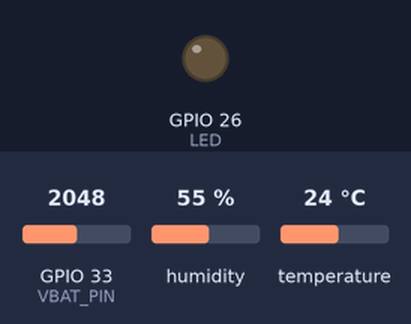
A program run on a simulated ESP32. On the bench: output pins drawn as LEDs (lit = HIGH). Inputs (shaded band) come from the test bench; at power-on: GPIO 33 (VBAT_PIN) = 2048, humidity 55 %, temperature 24 °C. Random numbers use the default seed unless the program sets one; no radio packets arrive unless stated. At 58.0 s the program restarts the board; the recording ends there.

Above: at 0.0 s.
At 6.9 s:
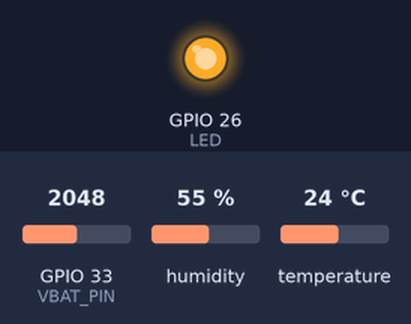
Timing chart, 0 to 8.6 s (numbered marks = the images above):
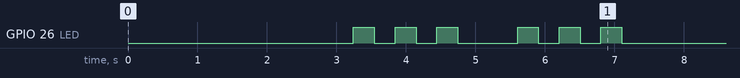

The program:

main.cpp
```cpp
#include <ArduinoJson.h>
#include <LoRa.h>
#include <Adafruit_AHTX0.h>
Adafruit_AHTX0 aht;
Adafruit_Sensor *aht_humidity, *aht_temp;
#define LED 26
#define ss 5
#define rst 4
#define dio0 34
#define VBAT_PIN 33
#define BATTV_MAX 4.2
#define BATTV_MIN 3.2
#define BATTV_LOW 3.4
float battpc;
String enddeviceslist[] = {"Node1"};
int waittime = 1000;
const int enddevices_num = sizeof(enddeviceslist) / sizeof(enddeviceslist[0]);
int node = 0;
RTC_DATA_ATTR int SyncWord;
RTC_DATA_ATTR int TxPower;
RTC_DATA_ATTR long freq;
RTC_DATA_ATTR double interval;
RTC_DATA_ATTR int spreadingFactor;
RTC_DATA_ATTR long signalBandwidth;
int defaultSyncWord = 0xF1;
int defaultTxPower = 20;
long defaultfreq = 923E6;
double defaultinterval = 0.1;
int defaultSpreadingFactor = 9;
long defaultSignalBandwidth = 125E3;
int indexs = 0;
#define user "user2"
#define timeout 50000
float readBatteryVoltage()
{
  float totalVoltage = 0.0;
  for (int i = 0; i < 10000; i++)
  {
    totalVoltage += ((float)analogRead(VBAT_PIN) / 4095) * 3.3 * 2 * 1.055;
  }
  float averageVoltage = totalVoltage / 10000.0;
  return averageVoltage;
}
String createJsonString(String Nodename, float tempfl, float humifl, float battpc)
{
  StaticJsonDocument<512> doc;
  int randomPacketID = random(99999, 1000000);
  doc["NodeName"] = Nodename;
  doc["User"] = user;
  doc["PacketID"] = randomPacketID;
  doc["Temperature"] = round(tempfl * 100.00) / 100.00;
  doc["Humidity"] = round(humifl * 100.00) / 100.00;
  doc["BatLvl"] = round(battpc * 100.00) / 100.00;
  String jsonString;
  serializeJson(doc, jsonString);
  return jsonString;
}
void sleep(float sec)
{
  double min_d = sec / 60;
  esp_sleep_enable_timer_wakeup((interval - min_d) * 60 * 1000000);
  esp_deep_sleep_start();
}
void blinkLED(int numBlinks, int blinkDuration = 500)
{
  for (int i = 0; i < numBlinks; i++)
  {
    digitalWrite(LED, HIGH);
    delay(blinkDuration);
    digitalWrite(LED, LOW);
    delay(blinkDuration);
  }
}
void processJsonInput(const char *jsonInput)
{
  StaticJsonDocument<512> doc;
  DeserializationError error = deserializeJson(doc, jsonInput);
  if (error)
  {
    return;
  }
  if (doc["SyncWord"] != SyncWord)
  {
    SyncWord = doc["SyncWord"];
  }
  if (doc["TxPower"] != TxPower)
  {
    TxPower = doc["TxPower"];
  }
  if (doc["freq"] != freq)
  {
    freq = doc["freq"];
  }
  if (doc["interval"] != interval)
  {
    interval = doc["interval"];
  }
}
void blinkLEDInfinitely()
{
  while (true)
  {
    digitalWrite(LED, HIGH);
    delay(200);
    digitalWrite(LED, LOW);
    delay(200);
  }
}
void setup()
{
  Serial.begin(115200);
  pinMode(VBAT_PIN, INPUT);
  setCpuFrequencyMhz(80);
  pinMode(LED, OUTPUT);
  float battVoltage = readBatteryVoltage();
  if (battVoltage < BATTV_LOW)
  {
  }
  battpc = ((battVoltage - BATTV_MIN) / (BATTV_MAX - BATTV_MIN)) * 100;
  unsigned long startTime = millis();
  if (!aht.begin())
  {
    blinkLEDInfinitely();
  }
  aht_temp = aht.getTemperatureSensor();
  aht_humidity = aht.getHumiditySensor();
  if (SyncWord == 0 || TxPower == 0 || freq == 0 || interval == 0)
  {
    SyncWord = defaultSyncWord;
    TxPower = defaultTxPower;
    freq = defaultfreq;
    interval = defaultinterval;
    spreadingFactor = defaultSpreadingFactor;
    signalBandwidth = defaultSignalBandwidth;
  }
  LoRa.setPins(ss, rst, dio0);
  while (!LoRa.begin(freq))
  {
    blinkLEDInfinitely();
    delay(500);
  }
  delay(waittime);
  LoRa.setTxPower(TxPower);
  LoRa.setSyncWord(SyncWord);
  LoRa.setSpreadingFactor(spreadingFactor);
  LoRa.setSignalBandwidth(signalBandwidth);
  LoRa.enableCrc();
  for (int i = 0; i < enddevices_num; i++)
  {
    delay(1000);
    sensors_event_t humidity, temp;
    aht_humidity->getEvent(&humidity);
    aht_temp->getEvent(&temp);
    delay(100);
    String jsonOutput = createJsonString(enddeviceslist[i], temp.temperature, humidity.relative_humidity, battpc);
    String data = jsonOutput;
    for (int i = 0; i < 2; i++)
    {
      blinkLED(3, 300);
      LoRa.beginPacket();
      LoRa.print(data);
      LoRa.endPacket();
      delay(500);
    }
  }
}
void loop()
{
  LoRa.setSyncWord(0XF2);
  unsigned long recvstartTime = millis();
  bool packetReceived = false;
  while (millis() - recvstartTime < timeout)
  {
    int packetSize = LoRa.parsePacket();
    if (packetSize)
    {
      packetReceived = true;
      char LoRaData[255];
      int dataIndex = 0;
      while (LoRa.available())
      {
        char receivedChar = LoRa.read();
        LoRaData[dataIndex] = receivedChar;
        if (++dataIndex >= sizeof(LoRaData) - 1)
          break;
        if (dataIndex == 1 && receivedChar != '{')
        {
          dataIndex = 0;
          break;
        }
      }
      if (packetSize < 65)
      {
        if (LoRaData[0] == '{')
        {
          LoRaData[dataIndex] = '\0';
          processJsonInput(LoRaData);
          blinkLED(5, 100);
          break;
        }
      }
    }
  }
  if (!packetReceived)
  {
    ESP.restart();
  }
  float durationSeconds = (millis() - recvstartTime) / 1000.0;
  sleep(durationSeconds);
  indexs++;
}
```
